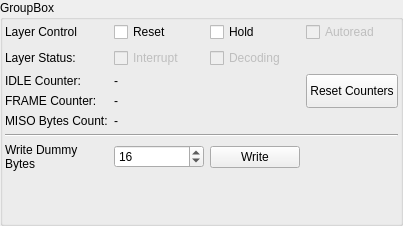
<?xml version="1.0" encoding="UTF-8"?>
<ui version="4.0">
 <class>Form</class>
 <widget class="QWidget" name="Form">
  <property name="geometry">
   <rect>
    <x>0</x>
    <y>0</y>
    <width>403</width>
    <height>226</height>
   </rect>
  </property>
  <property name="sizePolicy">
   <sizepolicy hsizetype="MinimumExpanding" vsizetype="Preferred">
    <horstretch>1</horstretch>
    <verstretch>0</verstretch>
   </sizepolicy>
  </property>
  <property name="windowTitle">
   <string>Form</string>
  </property>
  <property name="styleSheet">
   <string notr="true"/>
  </property>
  <layout class="QVBoxLayout" name="verticalLayout">
   <property name="spacing">
    <number>0</number>
   </property>
   <property name="leftMargin">
    <number>0</number>
   </property>
   <property name="topMargin">
    <number>0</number>
   </property>
   <property name="rightMargin">
    <number>0</number>
   </property>
   <property name="bottomMargin">
    <number>0</number>
   </property>
   <item>
    <widget class="QGroupBox" name="topBox">
     <property name="sizePolicy">
      <sizepolicy hsizetype="Expanding" vsizetype="Expanding">
       <horstretch>1</horstretch>
       <verstretch>0</verstretch>
      </sizepolicy>
     </property>
     <property name="title">
      <string>GroupBox</string>
     </property>
     <property name="alignment">
      <set>Qt::AlignLeading|Qt::AlignLeft|Qt::AlignTop</set>
     </property>
     <property name="flat">
      <bool>false</bool>
     </property>
     <property name="checkable">
      <bool>false</bool>
     </property>
     <layout class="QGridLayout" name="contentGrid" rowstretch="0,0,0,0,0,0,0,0" columnstretch="1,0,0,0">
      <property name="leftMargin">
       <number>2</number>
      </property>
      <property name="topMargin">
       <number>2</number>
      </property>
      <property name="rightMargin">
       <number>2</number>
      </property>
      <property name="bottomMargin">
       <number>2</number>
      </property>
      <property name="horizontalSpacing">
       <number>6</number>
      </property>
      <item row="3" column="1">
       <widget class="QLabel" name="frameCounterText">
        <property name="text">
         <string>-</string>
        </property>
        <property name="alignment">
         <set>Qt::AlignLeading|Qt::AlignLeft|Qt::AlignTop</set>
        </property>
       </widget>
      </item>
      <item row="1" column="1">
       <widget class="QCheckBox" name="interruptBox">
        <property name="enabled">
         <bool>false</bool>
        </property>
        <property name="text">
         <string>Interrupt</string>
        </property>
       </widget>
      </item>
      <item row="5" column="0" colspan="4">
       <widget class="Line" name="line">
        <property name="sizePolicy">
         <sizepolicy hsizetype="Minimum" vsizetype="Fixed">
          <horstretch>1</horstretch>
          <verstretch>0</verstretch>
         </sizepolicy>
        </property>
        <property name="orientation">
         <enum>Qt::Horizontal</enum>
        </property>
       </widget>
      </item>
      <item row="0" column="1">
       <widget class="QCheckBox" name="resetBox">
        <property name="sizePolicy">
         <sizepolicy hsizetype="Preferred" vsizetype="Preferred">
          <horstretch>0</horstretch>
          <verstretch>0</verstretch>
         </sizepolicy>
        </property>
        <property name="text">
         <string>Reset</string>
        </property>
        <property name="checkable">
         <bool>true</bool>
        </property>
        <property name="tristate">
         <bool>false</bool>
        </property>
       </widget>
      </item>
      <item row="1" column="0">
       <widget class="QLabel" name="label_4">
        <property name="text">
         <string>Layer Status:</string>
        </property>
       </widget>
      </item>
      <item row="0" column="2">
       <widget class="QCheckBox" name="holdBox">
        <property name="sizePolicy">
         <sizepolicy hsizetype="Preferred" vsizetype="Preferred">
          <horstretch>0</horstretch>
          <verstretch>0</verstretch>
         </sizepolicy>
        </property>
        <property name="text">
         <string>Hold</string>
        </property>
        <property name="checkable">
         <bool>true</bool>
        </property>
        <property name="tristate">
         <bool>false</bool>
        </property>
       </widget>
      </item>
      <item row="7" column="0">
       <spacer name="verticalSpacer">
        <property name="orientation">
         <enum>Qt::Vertical</enum>
        </property>
        <property name="sizeHint" stdset="0">
         <size>
          <width>20</width>
          <height>40</height>
         </size>
        </property>
       </spacer>
      </item>
      <item row="1" column="2">
       <widget class="QCheckBox" name="decodingBox">
        <property name="enabled">
         <bool>false</bool>
        </property>
        <property name="text">
         <string>Decoding</string>
        </property>
       </widget>
      </item>
      <item row="0" column="0">
       <widget class="QLabel" name="label_2">
        <property name="text">
         <string>Layer Control</string>
        </property>
       </widget>
      </item>
      <item row="3" column="0">
       <widget class="QLabel" name="label_3">
        <property name="sizePolicy">
         <sizepolicy hsizetype="Preferred" vsizetype="Preferred">
          <horstretch>1</horstretch>
          <verstretch>0</verstretch>
         </sizepolicy>
        </property>
        <property name="text">
         <string>FRAME Counter:</string>
        </property>
        <property name="alignment">
         <set>Qt::AlignLeading|Qt::AlignLeft|Qt::AlignTop</set>
        </property>
       </widget>
      </item>
      <item row="2" column="1">
       <widget class="QLabel" name="idleCounterText">
        <property name="text">
         <string>-</string>
        </property>
       </widget>
      </item>
      <item row="0" column="3">
       <widget class="QCheckBox" name="autoReadBox">
        <property name="enabled">
         <bool>false</bool>
        </property>
        <property name="sizePolicy">
         <sizepolicy hsizetype="Preferred" vsizetype="Preferred">
          <horstretch>0</horstretch>
          <verstretch>0</verstretch>
         </sizepolicy>
        </property>
        <property name="text">
         <string>Autoread</string>
        </property>
        <property name="tristate">
         <bool>false</bool>
        </property>
       </widget>
      </item>
      <item row="2" column="0">
       <widget class="QLabel" name="label">
        <property name="text">
         <string>IDLE Counter:</string>
        </property>
       </widget>
      </item>
      <item row="6" column="0">
       <widget class="QLabel" name="label_5">
        <property name="sizePolicy">
         <sizepolicy hsizetype="Preferred" vsizetype="Preferred">
          <horstretch>1</horstretch>
          <verstretch>0</verstretch>
         </sizepolicy>
        </property>
        <property name="text">
         <string>Write Dummy Bytes</string>
        </property>
        <property name="wordWrap">
         <bool>true</bool>
        </property>
       </widget>
      </item>
      <item row="6" column="1">
       <widget class="QSpinBox" name="dummyBytesCount">
        <property name="maximum">
         <number>256</number>
        </property>
        <property name="value">
         <number>16</number>
        </property>
       </widget>
      </item>
      <item row="6" column="2">
       <widget class="QPushButton" name="writeDummyBytesButton">
        <property name="text">
         <string>Write</string>
        </property>
       </widget>
      </item>
      <item row="2" column="3" rowspan="2">
       <widget class="QPushButton" name="resetCountersButton">
        <property name="sizePolicy">
         <sizepolicy hsizetype="Minimum" vsizetype="Expanding">
          <horstretch>0</horstretch>
          <verstretch>0</verstretch>
         </sizepolicy>
        </property>
        <property name="text">
         <string>Reset Counters</string>
        </property>
       </widget>
      </item>
      <item row="4" column="0">
       <widget class="QLabel" name="label_6">
        <property name="text">
         <string>MISO Bytes Count:</string>
        </property>
       </widget>
      </item>
      <item row="4" column="1">
       <widget class="QLabel" name="misoBytesCount">
        <property name="text">
         <string>-</string>
        </property>
       </widget>
      </item>
     </layout>
    </widget>
   </item>
  </layout>
 </widget>
 <resources/>
 <connections/>
</ui>
